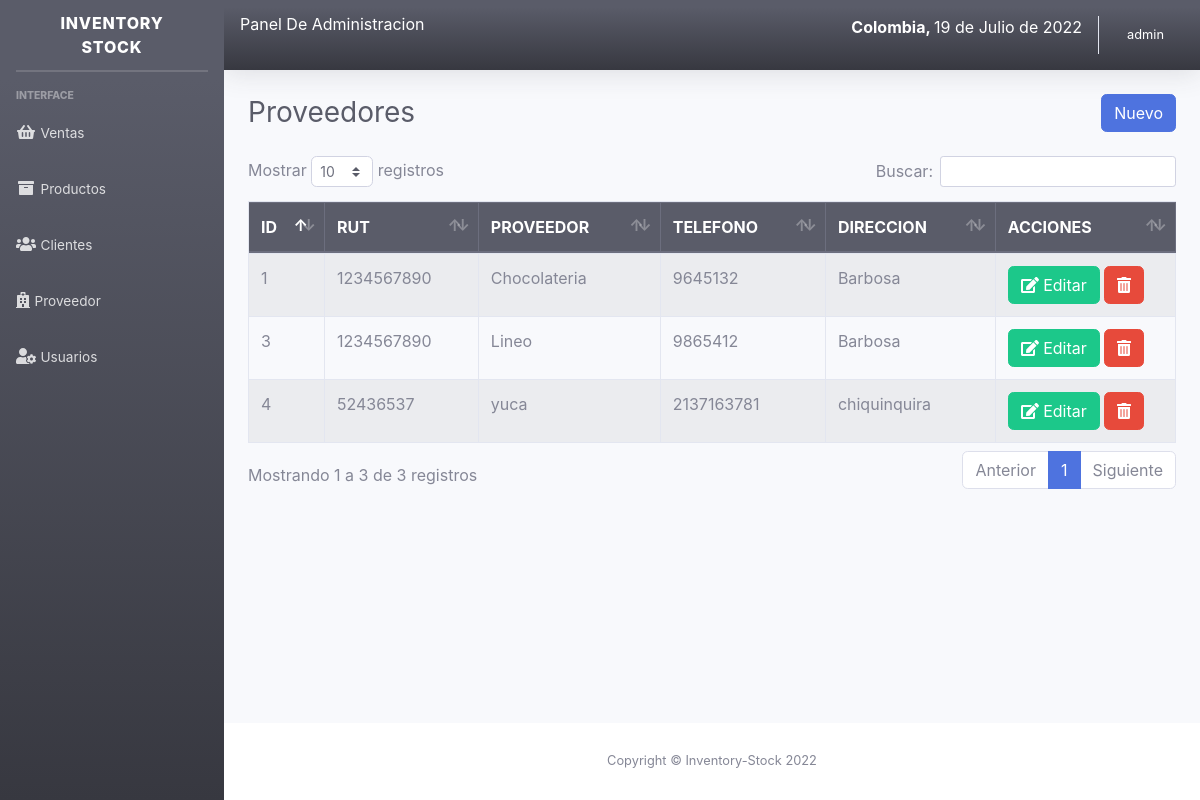
/sistema/lista_proveedor.php (signed in), run on the app's committed database.
### tables this page shows
CREATE TABLE IF NOT EXISTS `proveedor` (
  `codproveedor` int(11) NOT NULL AUTO_INCREMENT,
  `proveedor` varchar(100) NOT NULL,
  `contacto` int(11) NOT NULL,
  `telefono` varchar(200) NOT NULL,
  `direccion` varchar(100) NOT NULL,
  `usuario_id` int(11) NOT NULL,
  PRIMARY KEY (`codproveedor`)
);

### sistema/lista_proveedor.php (the view, shortened to what this page needs)
<?php include_once "includes/header.php"; ?>
<div class="container-fluid">
	<div class="d-sm-flex align-items-center justify-content-between mb-4">
		<h1 class="h3 mb-0 text-gray-800">Proveedores</h1>
		<a href="registro_proveedor.php" class="btn btn-primary">Nuevo</a>
	</div>
	<div class="row">
		<div class="col-lg-12">
			<div class="table-responsive">
				<table class="table table-striped table-bordered" id="table">
					<thead class="thead-dark">
						<tr>
							<th>ID</th>
							<th>RUT</th>
							<th>PROVEEDOR</th>
							<th>TELEFONO</th>
							<th>DIRECCION</th>
							<?php if ($_SESSION['rol'] == 1) { ?>
							<th>ACCIONES</th>
							<?php } ?>
						</tr>
					</thead>
					<tbody>
						<?php
						include "../conexion.php";
						$query = mysqli_query($conexion, "SELECT * FROM proveedor");
						$result = mysqli_num_rows($query);
						if ($result > 0) {
							while ($data = mysqli_fetch_assoc($query)) { ?>
								<tr>
									<td><?php echo $data['codproveedor']; ?></td>
									<td><?php echo $data['contacto']; ?></td>
									<td><?php echo $data['proveedor']; ?></td>
									<td><?php echo $data['telefono']; ?></td>
									<td><?php echo $data['direccion']; ?></td>
									<?php if ($_SESSION['rol'] == 1) { ?>
									<td>
										<a href="editar_proveedor.php?id=<?php echo $data['codproveedor']; ?>" class="btn btn-success"><i class='fas fa-edit'></i> Editar</a>
										<form action="eliminar_proveedor.php?id=<?php echo $data['codproveedor']; ?>" method="post" class="confirmar d-inline">
											<button class="btn btn-danger" type="submit"><i class='fas fa-trash-alt'></i> </button>
										</form>
									</td>
									<?php } ?>
								</tr>
						<?php }
						} ?>
					</tbody>
				</table>
			</div>
		</div>
	</div>
</div>
<?php include_once "includes/footer.php"; ?>

### data on the page
proveedor: codproveedor "1", contacto "1234567890", proveedor "Chocolateria", telefono "9645132", direccion "Barbosa"
proveedor: codproveedor "3", contacto "1234567890", proveedor "Lineo", telefono "9865412", direccion "Barbosa"
proveedor: codproveedor "4", contacto "52436537", proveedor "yuca", telefono "2137163781", direccion "chiquinquira"

### other printed values
fechaColombia() "19 de Julio de 2022"
$_SESSION['nombre'] "admin"
